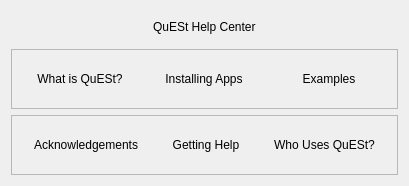
       <widget class="QWidget" name="quest_help_home">
        <layout class="QVBoxLayout" name="verticalLayout_2">
         <item>
          <layout class="QGridLayout" name="gridLayout_2">
           <item row="2" column="0">
            <widget class="QFrame" name="frame">
             <property name="sizePolicy">
              <sizepolicy hsizetype="Preferred" vsizetype="MinimumExpanding">
               <horstretch>0</horstretch>
               <verstretch>0</verstretch>
              </sizepolicy>
             </property>
             <property name="frameShape">
              <enum>QFrame::StyledPanel</enum>
             </property>
             <property name="frameShadow">
              <enum>QFrame::Raised</enum>
             </property>
             <layout class="QHBoxLayout" name="horizontalLayout_2">
              <item alignment="Qt::AlignHCenter">
               <widget class="QFrame" name="frame_4">
                <property name="styleSheet">
                 <string notr="true"/>
                </property>
                <property name="frameShape">
                 <enum>QFrame::NoFrame</enum>
                </property>
                <property name="frameShadow">
                 <enum>QFrame::Raised</enum>
                </property>
                <layout class="QVBoxLayout" name="verticalLayout_9">
                 <item>
                  <widget class="QPushButton" name="ack_push">
                   <property name="styleSheet">
                    <string notr="true">font: 600 18pt &quot;Segoe UI&quot;;</string>
                   </property>
                   <property name="text">
                    <string>Acknowledgements</string>
                   </property>
                   <property name="flat">
                    <bool>true</bool>
                   </property>
                  </widget>
                 </item>
                </layout>
               </widget>
              </item>
              <item alignment="Qt::AlignHCenter">
               <widget class="QFrame" name="frame_7">
                <property name="styleSheet">
                 <string notr="true"/>
                </property>
                <property name="frameShape">
                 <enum>QFrame::NoFrame</enum>
                </property>
                <property name="frameShadow">
                 <enum>QFrame::Raised</enum>
                </property>
                <layout class="QVBoxLayout" name="verticalLayout_8">
                 <item>
                  <widget class="QPushButton" name="get_push">
                   <property name="styleSheet">
                    <string notr="true">font: 600 18pt &quot;Segoe UI&quot;;</string>
                   </property>
                   <property name="text">
                    <string>Getting Help</string>
                   </property>
                   <property name="flat">
                    <bool>true</bool>
                   </property>
                  </widget>
                 </item>
                </layout>
               </widget>
              </item>
              <item alignment="Qt::AlignHCenter">
               <widget class="QFrame" name="frame_5">
                <property name="styleSheet">
                 <string notr="true"/>
                </property>
                <property name="frameShape">
                 <enum>QFrame::NoFrame</enum>
                </property>
                <property name="frameShadow">
                 <enum>QFrame::Raised</enum>
                </property>
                <layout class="QVBoxLayout" name="verticalLayout_7">
                 <item>
                  <widget class="QPushButton" name="who_push">
                   <property name="styleSheet">
                    <string notr="true">font: 600 18pt &quot;Segoe UI&quot;;</string>
                   </property>
                   <property name="text">
                    <string>Who Uses QuESt?</string>
                   </property>
                   <property name="flat">
                    <bool>true</bool>
                   </property>
                  </widget>
                 </item>
                </layout>
               </widget>
              </item>
             </layout>
            </widget>
           </item>
           <item row="0" column="0" alignment="Qt::AlignHCenter|Qt::AlignVCenter">
            <widget class="QFrame" name="frame_2">
             <property name="sizePolicy">
              <sizepolicy hsizetype="Preferred" vsizetype="Preferred">
               <horstretch>0</horstretch>
               <verstretch>0</verstretch>
              </sizepolicy>
             </property>
             <property name="frameShape">
              <enum>QFrame::NoFrame</enum>
             </property>
             <property name="frameShadow">
              <enum>QFrame::Raised</enum>
             </property>
             <layout class="QVBoxLayout" name="verticalLayout_4">
              <item>
               <widget class="QLabel" name="label_7">
                <property name="styleSheet">
                 <string notr="true">font: 800 26pt &quot;Segoe UI&quot;;</string>
                </property>
                <property name="text">
                 <string>QuESt Help Center</string>
                </property>
               </widget>
              </item>
             </layout>
            </widget>
           </item>
           <item row="1" column="0">
            <widget class="QFrame" name="frame_3">
             <property name="sizePolicy">
              <sizepolicy hsizetype="Preferred" vsizetype="MinimumExpanding">
               <horstretch>0</horstretch>
               <verstretch>0</verstretch>
              </sizepolicy>
             </property>
             <property name="frameShape">
              <enum>QFrame::StyledPanel</enum>
             </property>
             <property name="frameShadow">
              <enum>QFrame::Raised</enum>
             </property>
             <layout class="QHBoxLayout" name="horizontalLayout">
              <item alignment="Qt::AlignHCenter">
               <widget class="QFrame" name="frame_6">
                <property name="styleSheet">
                 <string notr="true"/>
                </property>
                <property name="frameShape">
                 <enum>QFrame::NoFrame</enum>
                </property>
                <property name="frameShadow">
                 <enum>QFrame::Raised</enum>
                </property>
                <layout class="QVBoxLayout" name="verticalLayout_5">
                 <item>
                  <widget class="QPushButton" name="what_push">
                   <property name="styleSheet">
                    <string notr="true">
font: 600 18pt &quot;Segoe UI&quot;;</string>
                   </property>
                   <property name="text">
                    <string>What is QuESt?</string>
                   </property>
                   <property name="flat">
                    <bool>true</bool>
                   </property>
                  </widget>
                 </item>
                </layout>
               </widget>
              </item>
              <item alignment="Qt::AlignHCenter">
               <widget class="QFrame" name="frame_8">
                <property name="styleSheet">
                 <string notr="true"/>
                </property>
                <property name="frameShape">
                 <enum>QFrame::NoFrame</enum>
                </property>
                <property name="frameShadow">
                 <enum>QFrame::Raised</enum>
                </property>
                <layout class="QVBoxLayout" name="verticalLayout_6">
                 <item>
                  <widget class="QPushButton" name="inst_push">
                   <property name="styleSheet">
                    <string notr="true">font: 600 18pt &quot;Segoe UI&quot;;</string>
                   </property>
                   <property name="text">
                    <string>Installing Apps</string>
                   </property>
                   <property name="flat">
                    <bool>true</bool>
                   </property>
                  </widget>
                 </item>
                </layout>
               </widget>
              </item>
              <item alignment="Qt::AlignHCenter">
               <widget class="QFrame" name="frame_9">
                <property name="styleSheet">
                 <string notr="true"/>
                </property>
                <property name="frameShape">
                 <enum>QFrame::NoFrame</enum>
                </property>
                <property name="frameShadow">
                 <enum>QFrame::Raised</enum>
                </property>
                <layout class="QVBoxLayout" name="verticalLayout_3">
                 <item>
                  <widget class="QPushButton" name="doc_push">
                   <property name="toolTip">
                    <string>&lt;html&gt;&lt;head/&gt;&lt;body&gt;&lt;p&gt;&lt;span style=&quot; font-size:9pt; font-weight:400;&quot;&gt;Under Construction&lt;/span&gt;&lt;/p&gt;&lt;/body&gt;&lt;/html&gt;</string>
                   </property>
                   <property name="styleSheet">
                    <string notr="true">font: 600 18pt &quot;Segoe UI&quot;;</string>
                   </property>
                   <property name="text">
                    <string>Examples</string>
                   </property>
                   <property name="flat">
                    <bool>true</bool>
                   </property>
                  </widget>
                 </item>
                </layout>
               </widget>
              </item>
             </layout>
            </widget>
           </item>
          </layout>
         </item>
        </layout>
       </widget>
